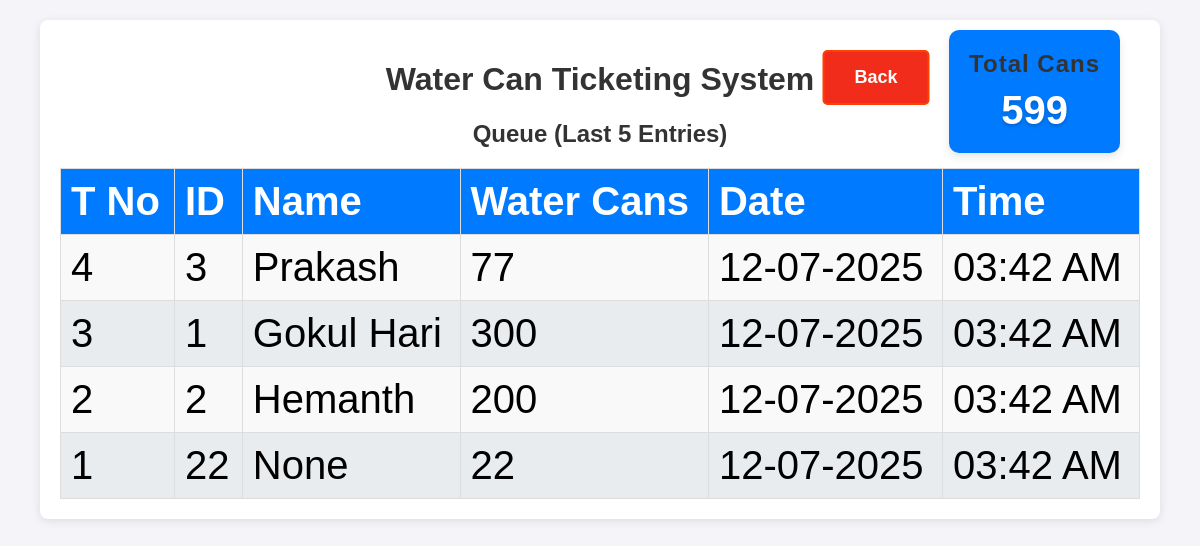
/dashboard, run on the app's committed database.
### app.py (models this page shows, shortened)
class Dealer_details(db.Model):
    id = db.Column(db.Integer, primary_key=True)
    dealer_id = db.Column(db.String(100), nullable=False, unique=True)
    name = db.Column(db.String(100), nullable=False)
    mobile = db.Column(db.String(15), nullable=False)
    address = db.Column(db.String(400), nullable=True)
    aadhaar_file = db.Column(db.String(400))  # Path to Aadhaar copy
    photo_file = db.Column(db.String(400))

class Dealer(db.Model):
    id = db.Column(db.Integer, primary_key=True)
    dealer_id = db.Column(db.String(100), nullable=False)
    water_can_count = db.Column(db.Integer, nullable=False)
    timestamp = db.Column(db.DateTime, default=datetime.now)
    token_id = db.Column(db.Integer, nullable=False)  # Daily resetting token ID
    @property
    def formatted_date(self):
        return self.timestamp.strftime("%d-%m-%Y")  # Format the date
    @property
    def formatted_time(self):
        return self.timestamp.strftime("%I:%M %p")  # Format the time in 12-hour format

### app.py (the view)
@app.route('/dashboard')
def dashboard():
    today = datetime.today().date()
    dealer_queue = db.session.query(Dealer, Dealer_details.name).outerjoin(Dealer_details, Dealer.dealer_id == Dealer_details.dealer_id).filter(func.date(Dealer.timestamp) == today).order_by(Dealer.timestamp.desc()).limit(5).all()
    return render_template('dashboard.html', queue=dealer_queue, total_cans=get_total_can_today())

### app.py (called while the page is built)
def get_total_can_today():
    query = Dealer.query
    start_of_today = datetime.now().replace(hour=0, minute=0, second=0, microsecond=0)
    query = query.filter(Dealer.timestamp >= start_of_today)
    filtered_data = query.order_by(Dealer.timestamp.desc()).all()
    total_cans = sum(dealer.water_can_count for dealer in filtered_data)
    return total_cans

### templates/dashboard.html (shortened to what this page needs)
<!DOCTYPE html>
<html lang="en">
<head>
    <link rel="stylesheet" href="/static/styles.css">
</head>
<body class="dashboard">
    <div class="container">
        <h1>Water Can Ticketing System</h1>
        <h2>Queue (Last 5 Entries)</h2>
        <table>
            <thead>
                <tr>
                    <th>T No</th>
                    <th>ID</th>
                    <th>Name</th>
                    <th>Water Cans</th>
                    <th>Date</th>
                    <th>Time</th>
                </tr>
            </thead>
            <tbody>
                {% for dealer, dealer_name in queue %}
                <tr>
                    <td>{{ dealer.token_id }}</td>
                    <td>{{ dealer.dealer_id }}</td>
                    <td>{{ dealer_name }}</td>
                    <td>{{ dealer.water_can_count }}</td>
                    <td>{{ dealer.formatted_date }}</td>
                    <td>{{ dealer.formatted_time }}</td>
                </tr>
                {% endfor %}
            </tbody>
        </table>
    </div>
    <div class="total-cans-card total-cans-card-top">
        <h2>Total Cans</h2>
        <div class="total-cans-number">{{ total_cans }}</div>
    </div>
    <a href="/" class="back">Back</a>
</body>
</html>

### static/styles.css (style rules this page uses)
body { font-family: Arial, sans-serif; background-color: #f4f4f9; margin: 0; padding: 0; }
.container { max-width: 800px; margin: 20px auto; background: #fff; padding: 20px; border-radius: 8px; box-shadow: 0 2px 10px rgba(0, 0, 0, 0.1); }
h1, h2 { color: #333; text-align: center; }
table { width: 100%; border-collapse: collapse; margin-top: 10px; }
.total-cans-card { display: flex; flex-direction: column; align-items: center; justify-content: center; background-color: #007bff; color: #fff; border-radius: 10px; padding: 20px; box-shadow: 0 4px 8px rgba(0, 0, 0, 0.1); margin-bottom: 20px; text-align: center; }
.total-cans-card h2 { margin: 0; font-size: 1.5rem; font-weight: 600; letter-spacing: 1px; }
.total-cans-card .total-cans-number { margin-top: 10px; font-size: 2.5rem; font-weight: bold; text-shadow: 0 2px 4px rgba(0, 0, 0, 0.2); }
.total-cans-card-top { position: absolute; top:30px; right:80px; }
h2 { text-align: center; margin-bottom: 20px; }
table th, table td { padding: 10px; border: 1px solid #ddd; text-align: left; }
table th { background-color: #007bff; color: white; }
table tbody tr:nth-child(odd) { background-color: #f9f9f9; }
table tbody tr:nth-child(even) { background-color: #e9ecef; }
a { display: inline-block; padding: 15px 30px; font-size: 18px; font-weight: bold; text-align: center; text-decoration: none; background-color: #007bff; color: white; border-radius: 5px; border: 2px solid #007bff; transition: all 0.3s ease; position: absolute; left: 50%; transform: translateX(-50%); transition: transform 0.2s, background-color 0.2s; }
.back { background-color: #f22c1a; border: 2px solid #ff4000; top: 50px; left: 73%; }
.dashboard .container { max-width: 90%; }
.dashboard table { font-size: 40px; width: 100%; }

### data on the page
Dealer_details: token_id "4", dealer_id "3", name "Prakash", water_can_count "77", formatted_date "12-07-2025", formatted_time "03:42 AM"
Dealer_details: token_id "3", dealer_id "1", name "Gokul Hari", water_can_count "300", formatted_date "12-07-2025", formatted_time "03:42 AM"
Dealer_details: token_id "2", dealer_id "2", name "Hemanth", water_can_count "200", formatted_date "12-07-2025", formatted_time "03:42 AM"
Dealer: token_id "1", dealer_id "22", dealer_name "None", water_can_count "22", formatted_date "12-07-2025", formatted_time "03:42 AM"

### other printed values
{{ total_cans }} "599"
